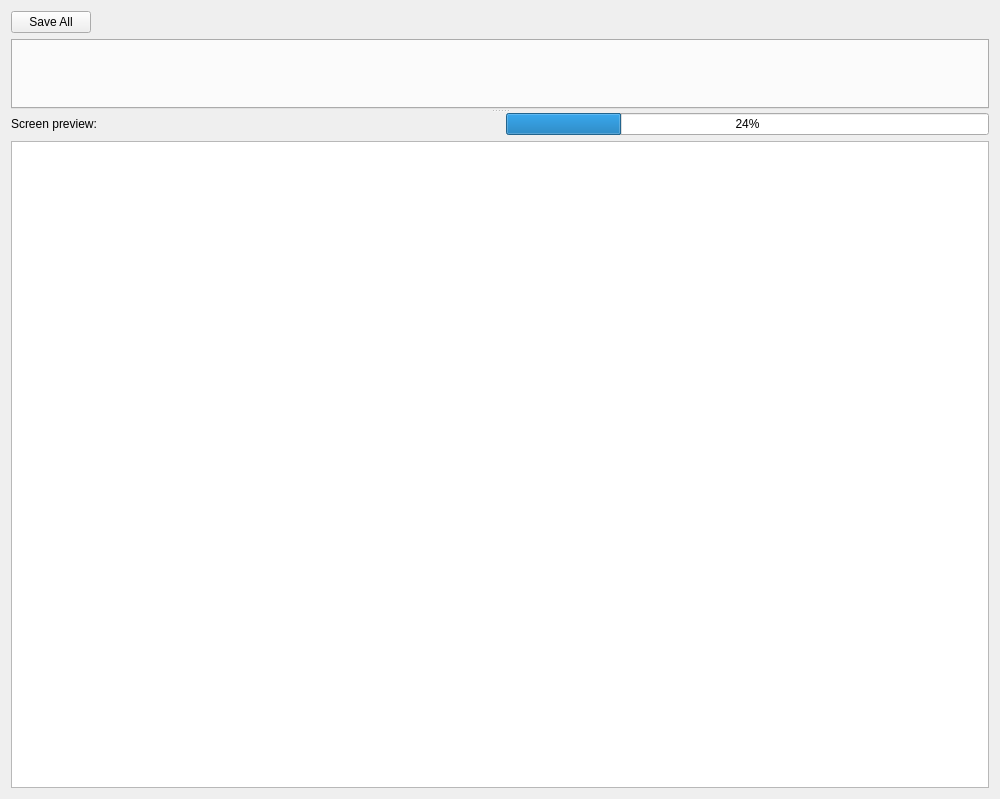
<?xml version="1.0" encoding="UTF-8"?>
<ui version="4.0">
 <class>ScreenEditorWindow</class>
 <widget class="QWidget" name="ScreenEditorWindow">
  <property name="geometry">
   <rect>
    <x>0</x>
    <y>0</y>
    <width>1000</width>
    <height>799</height>
   </rect>
  </property>
  <property name="windowTitle">
   <string>Screen Editor</string>
  </property>
  <layout class="QVBoxLayout" name="verticalLayout">
   <item>
    <widget class="QSplitter" name="main_splitter">
     <property name="orientation">
      <enum>Qt::Vertical</enum>
     </property>
     <widget class="QWidget" name="gridLayoutWidget_2">
      <layout class="QGridLayout" name="editor_grid">
       <item row="1" column="0">
        <widget class="QTabWidget" name="screen_edit_tabs">
         <property name="sizePolicy">
          <sizepolicy hsizetype="Expanding" vsizetype="Expanding">
           <horstretch>0</horstretch>
           <verstretch>0</verstretch>
          </sizepolicy>
         </property>
         <property name="currentIndex">
          <number>-1</number>
         </property>
         <property name="tabsClosable">
          <bool>true</bool>
         </property>
         <property name="movable">
          <bool>true</bool>
         </property>
        </widget>
       </item>
       <item row="0" column="0">
        <widget class="QPushButton" name="save_all_button">
         <property name="sizePolicy">
          <sizepolicy hsizetype="Maximum" vsizetype="Fixed">
           <horstretch>0</horstretch>
           <verstretch>0</verstretch>
          </sizepolicy>
         </property>
         <property name="text">
          <string>Save All</string>
         </property>
        </widget>
       </item>
      </layout>
     </widget>
     <widget class="QWidget" name="gridLayoutWidget">
      <layout class="QGridLayout" name="screen_preview_grid" columnstretch="1,1,2">
       <item row="0" column="0">
        <widget class="QLabel" name="screen_preview_label">
         <property name="text">
          <string>Screen preview:</string>
         </property>
        </widget>
       </item>
       <item row="0" column="2">
        <widget class="QProgressBar" name="screen_update_progress_bar">
         <property name="sizePolicy">
          <sizepolicy hsizetype="Minimum" vsizetype="Fixed">
           <horstretch>0</horstretch>
           <verstretch>0</verstretch>
          </sizepolicy>
         </property>
         <property name="value">
          <number>24</number>
         </property>
        </widget>
       </item>
       <item row="1" column="0" colspan="3">
        <widget class="QGraphicsView" name="screen_preview"/>
       </item>
       <item row="0" column="1">
        <widget class="QLabel" name="screen_page_label">
         <property name="text">
          <string/>
         </property>
        </widget>
       </item>
      </layout>
     </widget>
    </widget>
   </item>
  </layout>
 </widget>
 <resources/>
 <connections/>
</ui>
